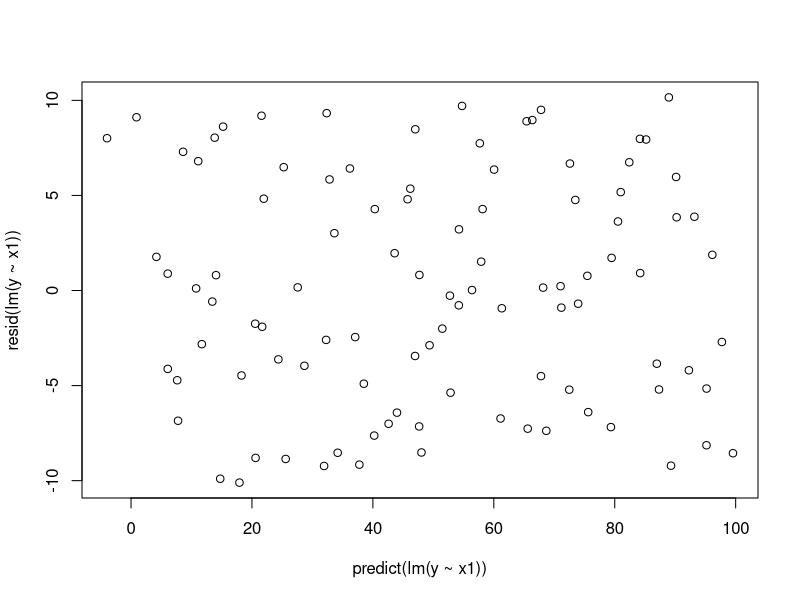
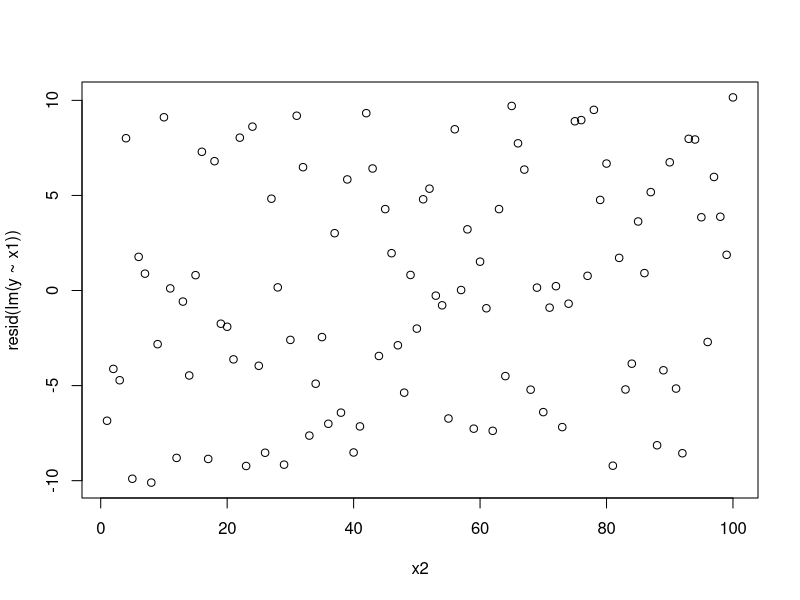
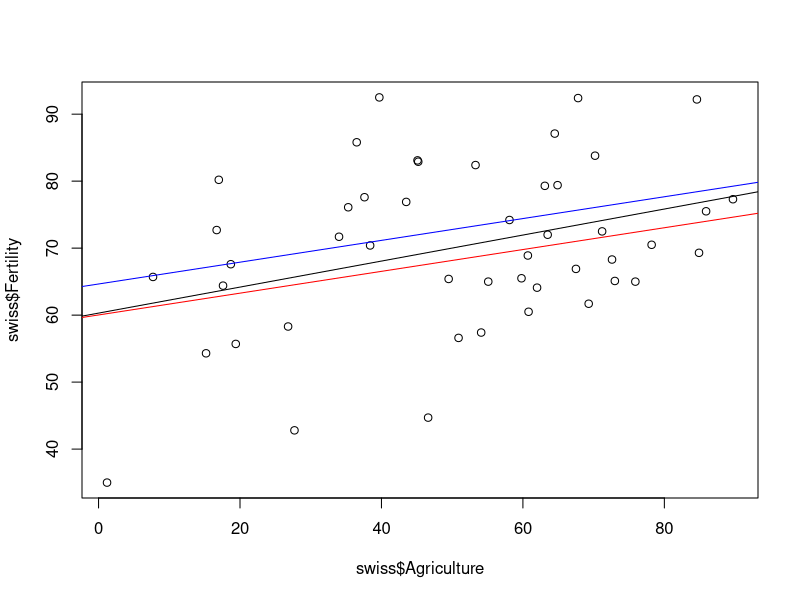
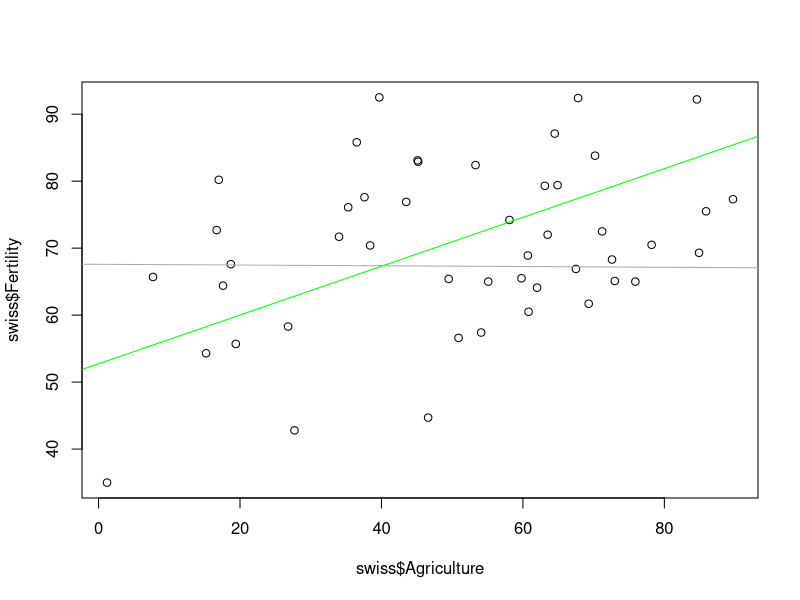
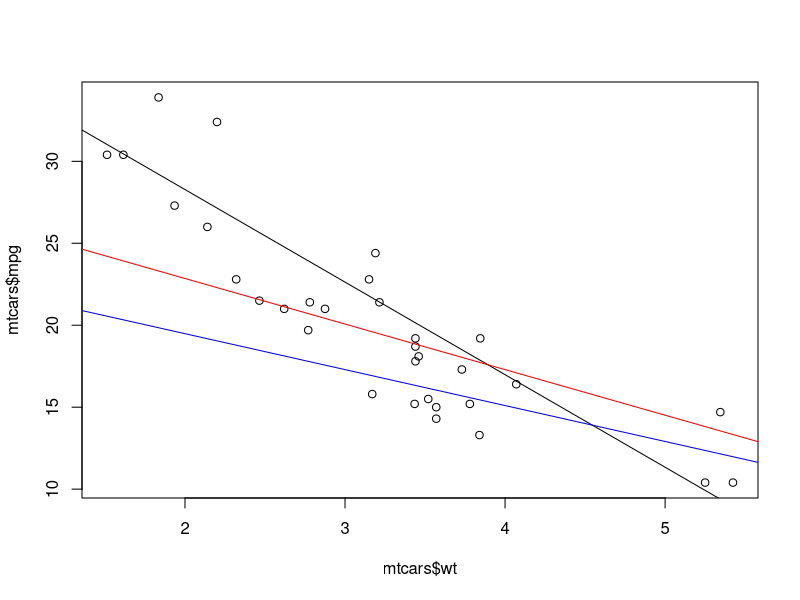

These figures' R source, in order:
## On this script I run some multiply regressions to understand how each coefficient is
## calculated. I go through some examples on how a coefficient changes sign when adding another variable
## Lastly, I explain how to interpret interactions with 2 and 3 levels. To finish, I graph the interactions manually


n = 100; x = rnorm(n); x2 = rnorm(n); x3 = rnorm(n)
y = 1 + x + x2 + x3 + rnorm(x, sd=0.01)
ey <- resid(lm(y ~ x2 + x3)) ## So this is the CLEAN variation in Y from x2 and x3
ex <- resid(lm(x ~ x2 + x3)) ## This is the CLEAN variation in X from x3 and x3

## And so we calculate the Beta coefficient using the CLEAN variation
cor(ey,ex) * (sd(ey)/sd(ex))
## Confirm your result with the lm function
coef(lm(y ~ x + x2 + x3)) ## There you go: 1.000280


## Let's create a fake dataset
n <- 100; x2 <- 1 : n; x1 <- .01 * x2 + runif(n, -.1, .1); y = -x1 + x2 + rnorm(n, sd = .01)

## N is the number of days. x2 is a sequence of days from 1 to 100.
## x1 is linearly related to x2(.01*x2 part) but with a little random noise ging from -1 to 1
## Finally, y is a function of -x1 and x2 with some small random noise

coef(lm(y ~ x1))
## if we estimate this model we get a POSITIVE coefficient. Doesn't make sense.. the function of y is -x1
## so it should be negative. 

## Let's inspect residuals.     
plot(predict(lm(y~x1)), resid(lm(y~x1))) ## Everything seems fine(that is, no trend in the residuals)
plot(x2, resid(lm(y~x1))) ## No trend when compared to a possible confounder either. 

## But what if we correlated x1 and x2?
c(x1,x2) ## Uhhhh!! If there's correlation, then there's probably some influence between the two variables

coef(lm(y ~ x1 + x2)) ## Now the coefficient makes more sense: close to -1 which is the linear function of x1.

## You can see it as this:
## if you regress y on x1, the residuals are the UNEXPLAINED variance in Y from x1.
## if you regress y on x1 and x2, x1 is the CLEAN variance of x1 from x2 that explains the clean
## variance of y from x2. If before the regression the sign was + and now -, it means
## that the variance x1 clean of x2 is now negative. So the positive + was due to x2.

cor(resid(lm(y ~ x2)), resid(lm(x1 ~ x2))) * (sd(resid(lm(y ~ x2)))/sd(resid(lm(x1 ~ x2))))


## We're gonna learn about interactions and factor variables now.

summary(lm(Fertility ~ Agriculture, swiss))$coef # So far, so good

swiss$catho <- as.numeric(swiss$Catholic > mean(swiss$Catholic)) ## create a dummy for majority catholic = 1
## majority protenstant = 0

fit <- summary(lm(Fertility ~ Agriculture + factor(catho), swiss))$coef # So catholic provinces had 4.62% more fertility
# than protestant

plot(swiss$Agriculture, swiss$Fertility)
abline(lm(swiss$Fertility ~ swiss$Agriculture), col="black")
abline(a = fit[1], b=fit[2], col="red")
abline(a = fit[1]+fit[3], b=fit[2], col="blue")

## After plotting it we can see that they both have the same slope but Catholics have a greater intercept
## than protestants

fit <- lm(Fertility ~ Agriculture*factor(catho), swiss)
summary(fit)$coef
## The intercept is the intercept for the dummy 0
## The slope for agriculture is now the slope for the 0 category, which is protestant
## The intercept for the 1 category is the intercept + the main effect of the factor variable
## The slope for the 1st category is the slope of 0(Agriculture) + the coef in the interaction term

## Let's see how their slope varies

plot(swiss$Agriculture, swiss$Fertility)
abline(a=fit$coef[1], b=fit$coef[2], col="darkgrey")
abline(a=fit$coef[1] + fit$coef[3], b=fit$coef[2] + fit$coef[4], col="green")

fit <- lm(mpg ~ wt + factor(cyl) + wt:factor(cyl), mtcars)

## Exactly the same: the intercept is intercept for the 0 category
## The slope of wt is the slope for the 0 category
## The intercept for the 1st factor is the intercept + its main effect
## It's slope is the slope for factor 0 + the interaction for the 1st factor
## the intercept for 2nd factor is the intercept + its main effect
## the slope is the slope for the 0 factor + the interaction term for the 2nd factor

## visualize it
plot(mtcars$wt,mtcars$mpg)
abline(fit$coef[1], fit$coef[2])
abline(fit$coef[1] + fit$coef[3], fit$coef[2] + fit$coef[5],col="red")
abline(fit$coef[1] + fit$coef[4], fit$coef[2] + fit$coef[6], col="blue")
